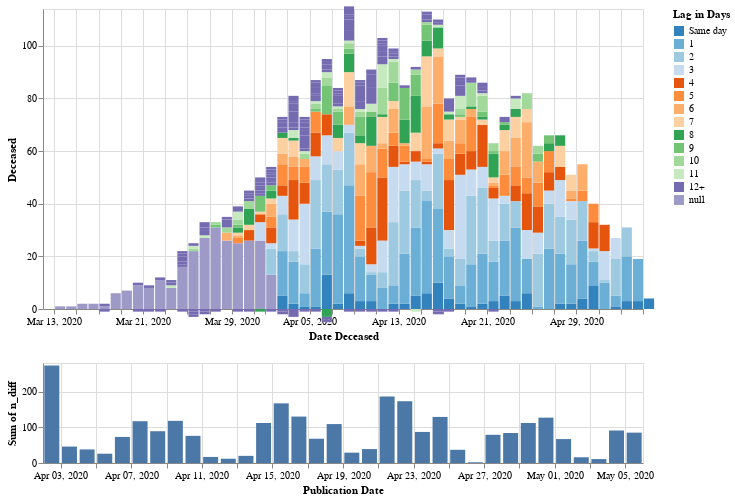

Notebook code cell kept with this figure:
### Code cell
df = data[data['date'] > '2020-03-12']

#df.date.max().date().isoformat()
domain = ["2020-03-12", "2020-05-05"]
max_x = df.N.max()
brush = alt.selection(type='interval', encodings=['x'])

deceased = alt.Chart(df, width=600).mark_bar().encode(
    x=alt.X('yearmonthdate(date)', title='Date Deceased', scale=alt.Scale(domain=domain)),
    y=alt.Y('sum(n_diff)', title='Deceased', scale=alt.Scale(domain=[0,max_x])),
    order=alt.Order(
      # Sort the segments of the bars by this field
      'days_since_publication',
      sort='ascending'
    ),
    color=alt.Color(
        'lag:O',
        title='Lag in Days',
        sort=labels,
        scale=alt.Scale(scheme='category20c'),
    ),
    tooltip=['n_diff', 'lag']
).transform_filter(
    brush
)

reported = alt.Chart(df, height=100, width=600).mark_bar(size=15).encode(
    x=alt.X('yearmonthdate(publication_date)', title='Publication Date'),
    y='sum(n_diff)'
).add_selection(brush)

chart = (deceased & reported).configure_scale(
    useUnaggregatedDomain=True
)

chart.save('charts/filter-publication-date.html')
chart

### Figure 1 — Vega-Lite specification as saved in the notebook (floating-point values rounded to 4 significant figures; data arrays with more than 128 entries replaced by an {"elided": "..."} marker saying what was removed)
{"config": {"view": {"continuousWidth": 400, "continuousHeight": 300}, "scale": {"useUnaggregatedDomain": true}}, "vconcat": [{"mark": "bar", "encoding": {"color": {"type": "ordinal", "field": "lag", "scale": {"scheme": "category20c"}, "sort": ["Same day", "1", "2", "3", "4", "5", "6", "7", "8", "9", "10", "11", "12+"], "title": "Lag in Days"}, "order": {"type": "quantitative", "field": "days_since_publication", "sort": "ascending"}, "tooltip": [{"type": "quantitative", "field": "n_diff"}, {"type": "nominal", "field": "lag"}], "x": {"type": "temporal", "field": "date", "scale": {"domain": ["2020-03-12", "2020-05-05"]}, "timeUnit": "yearmonthdate", "title": "Date Deceased"}, "y": {"type": "quantitative", "aggregate": "sum", "field": "n_diff", "scale": {"domain": [0, 114.0]}, "title": "Deceased"}}, "transform": [{"filter": {"selection": "selector054"}}], "width": 600}, {"mark": {"type": "bar", "size": 15}, "encoding": {"x": {"type": "temporal", "field": "publication_date", "timeUnit": "yearmonthdate", "title": "Publication Date"}, "y": {"type": "quantitative", "aggregate": "sum", "field": "n_diff"}}, "height": 100, "selection": {"selector054": {"type": "interval", "encodings": ["x"]}}, "width": 600}], "data": {"name": "data-9332157a3d43783ffd43a0c6df168596"}, "$schema": "https://vega.github.io/schema/vega-lite/v4.8.1.json", "datasets": {"data-9332157a3d43783ffd43a0c6df168596": {"elided": "1275 records"}}}
